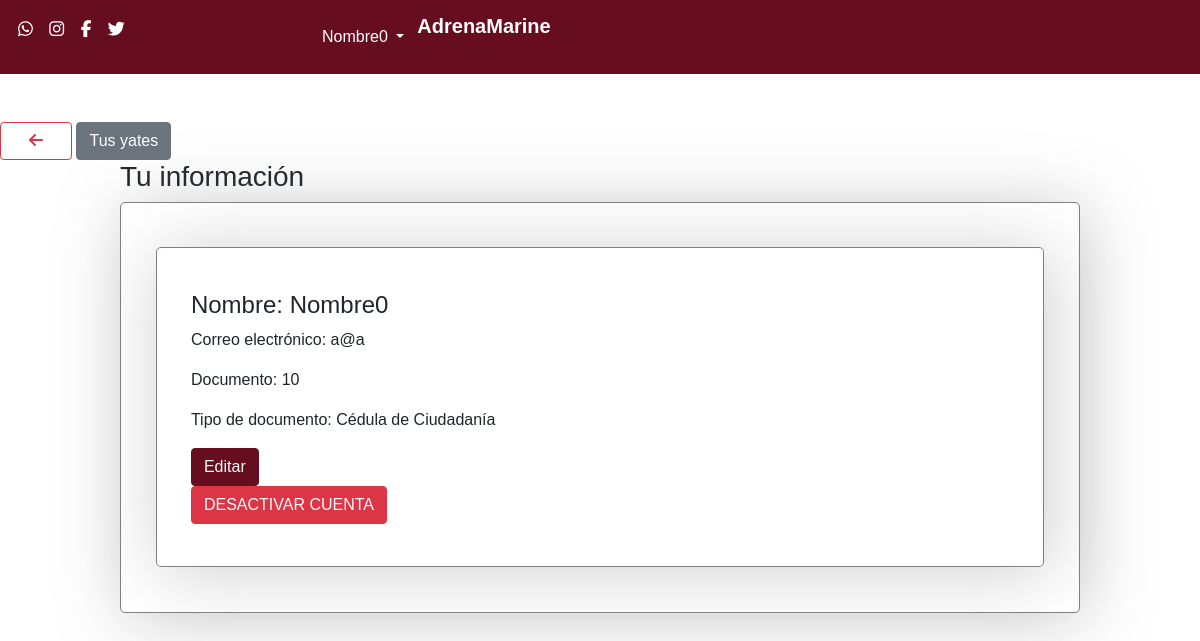
The app's page /main/user/user.php (signed in) with its own data.
### tables this page shows
CREATE TABLE `users` (
  `id` int(11) NOT NULL,
  `name` text NOT NULL,
  `mail` text NOT NULL,
  `password` text NOT NULL,
  `document` int(12) NOT NULL,
  `id_roles` int(11) NOT NULL,
  `id_documents` int(11) NOT NULL,
  `id_status` int(11) NOT NULL,
  `date` timestamp NOT NULL DEFAULT current_timestamp() ON UPDATE current_timestamp()
);

### php/class/user.php (called while the page is built, shortened)
<?php
class user{
    public $mail;
    public $password;
    public function __construct($name,$doc,$t_doc,$mail,$password,$rol,$id_user) {
        $this->mail = $mail;
        $this->password = $password;
    }
    public function login(){
        $sql = "SELECT * FROM users WHERE mail = '$this->mail' AND password = '$this->password'";
        return $sql;
    }
}
?>

### main/user/user.php (the view, shortened to what this page needs)
<?php
    include '../../php/conexion.php';
    include '../../php/class/user.php';
    $user = new user(
        0,
        0,
        0,
        $_SESSION['email'],
        $_SESSION['password'],
        0,
        0,
    );
    $sql = $user->login();
    $query = mysqli_query($cone,$sql) ;
    $result = mysqli_fetch_assoc($query);
?>
<!DOCTYPE html>
<html lang="es">
<head>
  <link href="https://cdn.jsdelivr.net/npm/bootstrap@5.0.0/dist/css/bootstrap.min.css" rel="stylesheet" >
    <link rel="stylesheet" href="../../styles/styless.css">
</head>
<body>
<header class="d-flex w-100">
      <div class="text-white w-25 icons">
        <a onclick=""><i class="fa-brands fa-whatsapp"></i></a>
        <a onclick=""><i class="fa-brands fa-instagram"></i></a>
        <a onclick=""><i class="fa-brands fa-facebook-f"></i></a>
        <a onclick=""><i class="fa-brands fa-twitter"></i></a>
      </div>
        <div class="dropdown">
          <button class="btn btn-primary dropdown-toggle" type="button" id="dropdownMenuButton1" data-bs-toggle="dropdown" aria-expanded="false">
          <?php echo $result['name'] ?>
          </button>
        </div>
      <div class="w-50">
        <h1>AdrenaMarine</h1>
      </div>
  </header>
  <main>
    <a href="./index.php"><button class="btn btn-outline-danger" id=""><i class="fa-solid fa-arrow-left px-3 justify-content-center"></button></i></a>
    <a href="./yatch.php"><button class="btn btn-secondary">Tus yates</button></a>
    <section class="Catalog">
      <h3>Tu información</h3>
      <div class="card text-start">
        <div class="card-body">
      <?php
        if (mysqli_num_rows ($query) > 0)  {{
      ?>
      <div class="card text-start">
        <div class="card-body">
        <form action="./edit.php" method="post">
          <h4 class="card-title"><?php echo "Nombre: ".$result['name'] ?></h4>
          <p class="card-text"><?php echo "Correo electrónico: ".$result['mail'] ?></p>
          <p class="card-text"><?php echo "Documento: ".$result['document'] ?></p>
          <p class="card-text"><?php
            $idD=$result['id_documents'];
            $sql3= "SELECT users.id_documents, documents.id, documents.type FROM users INNER JOIN documents WHERE users.id_documents=('$idD') AND documents.id =('$idD');";
            $query3= mysqli_query($cone ,$sql3);
            $result3= mysqli_fetch_assoc($query3);
            echo "Tipo de documento: ".$result3['type'] ?></p>
          <input type="submit" button class="btn btn-primary text-light" value="Editar">
          </form>
          <form action="../../php/user/inactivate.php" method="post">
          <input type="submit" button class="btn btn-danger text-light" value="DESACTIVAR CUENTA">
          </form>
        </div>
      </div>
      <?php
    }}
  ?>
        </div>
      </div>
    </section>
  </main>
  <br><br>
</body>
</html>

### styles/styless.css (style rules this page uses)
* { box-sizing: border-box; padding: 0; margin: 0; font-family:'Franklin Gothic Medium', 'Arial Narrow', Arial, sans-serif; }
header { background-color: #660D1F; padding: 1.5%; display: flex; margin-bottom: 6vh; }
a { color: white; }
h1 { margin: 0 !important; line-height: 0.8; }
.icons i { font-size: 17px; margin-right: 1vw; color: white; }
header h1 { color: white; font-size: 20px; font-weight: bold; }
.card { border: 1px solid grey; border-radius: 5px; box-shadow: 5px 5px 70px #80808063; padding: 3% 2%; }
.Catalog { width: 80vw; margin: 0 auto; }
header div h1 { text-align: left; }
.btn-primary { background: #660D1F; border-color: #660D1F; }

### records on screen
users: name "Nombre0", mail "a@a", document "10"

### other values on screen
$result3['type'] "Cédula de Ciudadanía"
